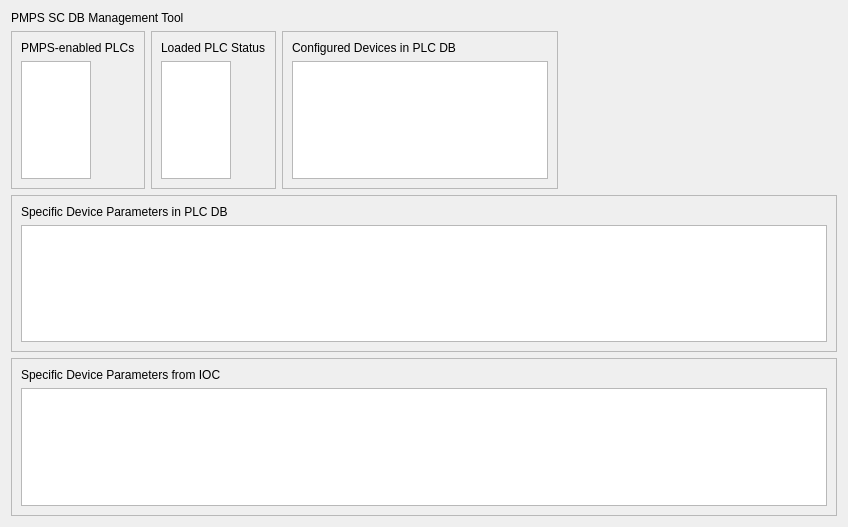
<?xml version="1.0" encoding="UTF-8"?>
<ui version="4.0">
 <class>Form</class>
 <widget class="QWidget" name="Form">
  <property name="geometry">
   <rect>
    <x>0</x>
    <y>0</y>
    <width>848</width>
    <height>527</height>
   </rect>
  </property>
  <property name="windowTitle">
   <string>Form</string>
  </property>
  <layout class="QVBoxLayout" name="verticalLayout_4">
   <item>
    <widget class="QLabel" name="title_label">
     <property name="text">
      <string>PMPS SC DB Management Tool</string>
     </property>
    </widget>
   </item>
   <item>
    <layout class="QHBoxLayout" name="horizontalLayout_2">
     <property name="rightMargin">
      <number>0</number>
     </property>
     <item>
      <widget class="QFrame" name="frame">
       <property name="frameShape">
        <enum>QFrame::StyledPanel</enum>
       </property>
       <property name="frameShadow">
        <enum>QFrame::Raised</enum>
       </property>
       <layout class="QVBoxLayout" name="verticalLayout">
        <item>
         <widget class="QLabel" name="plc_label">
          <property name="text">
           <string>PMPS-enabled PLCs</string>
          </property>
         </widget>
        </item>
        <item>
         <widget class="QTableWidget" name="plc_table">
          <property name="sizePolicy">
           <sizepolicy hsizetype="Maximum" vsizetype="Expanding">
            <horstretch>0</horstretch>
            <verstretch>0</verstretch>
           </sizepolicy>
          </property>
          <property name="horizontalScrollBarPolicy">
           <enum>Qt::ScrollBarAsNeeded</enum>
          </property>
          <property name="sizeAdjustPolicy">
           <enum>QAbstractScrollArea::AdjustToContents</enum>
          </property>
          <property name="editTriggers">
           <set>QAbstractItemView::NoEditTriggers</set>
          </property>
          <property name="selectionBehavior">
           <enum>QAbstractItemView::SelectRows</enum>
          </property>
          <attribute name="horizontalHeaderStretchLastSection">
           <bool>false</bool>
          </attribute>
          <attribute name="verticalHeaderVisible">
           <bool>false</bool>
          </attribute>
          <attribute name="verticalHeaderStretchLastSection">
           <bool>false</bool>
          </attribute>
         </widget>
        </item>
       </layout>
      </widget>
     </item>
     <item>
      <widget class="QFrame" name="frame_5">
       <property name="frameShape">
        <enum>QFrame::StyledPanel</enum>
       </property>
       <property name="frameShadow">
        <enum>QFrame::Raised</enum>
       </property>
       <layout class="QVBoxLayout" name="verticalLayout_6">
        <item>
         <widget class="QLabel" name="loaded_label">
          <property name="text">
           <string>Loaded PLC Status</string>
          </property>
         </widget>
        </item>
        <item>
         <widget class="QTableWidget" name="loaded_table">
          <property name="sizePolicy">
           <sizepolicy hsizetype="Maximum" vsizetype="Expanding">
            <horstretch>0</horstretch>
            <verstretch>0</verstretch>
           </sizepolicy>
          </property>
          <property name="horizontalScrollBarPolicy">
           <enum>Qt::ScrollBarAsNeeded</enum>
          </property>
          <property name="sizeAdjustPolicy">
           <enum>QAbstractScrollArea::AdjustToContents</enum>
          </property>
          <property name="editTriggers">
           <set>QAbstractItemView::NoEditTriggers</set>
          </property>
          <property name="selectionMode">
           <enum>QAbstractItemView::NoSelection</enum>
          </property>
          <property name="selectionBehavior">
           <enum>QAbstractItemView::SelectRows</enum>
          </property>
          <attribute name="horizontalHeaderVisible">
           <bool>false</bool>
          </attribute>
          <attribute name="horizontalHeaderStretchLastSection">
           <bool>false</bool>
          </attribute>
          <attribute name="verticalHeaderVisible">
           <bool>true</bool>
          </attribute>
          <attribute name="verticalHeaderStretchLastSection">
           <bool>false</bool>
          </attribute>
         </widget>
        </item>
       </layout>
      </widget>
     </item>
     <item>
      <widget class="QFrame" name="frame_2">
       <property name="frameShape">
        <enum>QFrame::StyledPanel</enum>
       </property>
       <property name="frameShadow">
        <enum>QFrame::Raised</enum>
       </property>
       <layout class="QVBoxLayout" name="verticalLayout_3">
        <item>
         <widget class="QLabel" name="device_label">
          <property name="text">
           <string>Configured Devices in PLC DB</string>
          </property>
         </widget>
        </item>
        <item>
         <widget class="QListWidget" name="device_list">
          <property name="sizePolicy">
           <sizepolicy hsizetype="Preferred" vsizetype="Expanding">
            <horstretch>0</horstretch>
            <verstretch>0</verstretch>
           </sizepolicy>
          </property>
          <property name="horizontalScrollBarPolicy">
           <enum>Qt::ScrollBarAsNeeded</enum>
          </property>
          <property name="sizeAdjustPolicy">
           <enum>QAbstractScrollArea::AdjustIgnored</enum>
          </property>
          <property name="editTriggers">
           <set>QAbstractItemView::NoEditTriggers</set>
          </property>
         </widget>
        </item>
       </layout>
      </widget>
     </item>
     <item>
      <spacer name="horizontalSpacer">
       <property name="orientation">
        <enum>Qt::Horizontal</enum>
       </property>
       <property name="sizeHint" stdset="0">
        <size>
         <width>0</width>
         <height>0</height>
        </size>
       </property>
      </spacer>
     </item>
    </layout>
   </item>
   <item>
    <widget class="QFrame" name="frame_3">
     <property name="frameShape">
      <enum>QFrame::StyledPanel</enum>
     </property>
     <property name="frameShadow">
      <enum>QFrame::Raised</enum>
     </property>
     <layout class="QVBoxLayout" name="verticalLayout_2">
      <item>
       <widget class="QLabel" name="param_label">
        <property name="text">
         <string>Specific Device Parameters in PLC DB</string>
        </property>
       </widget>
      </item>
      <item>
       <widget class="QTableWidget" name="param_table">
        <property name="editTriggers">
         <set>QAbstractItemView::NoEditTriggers</set>
        </property>
        <property name="selectionMode">
         <enum>QAbstractItemView::NoSelection</enum>
        </property>
        <property name="selectionBehavior">
         <enum>QAbstractItemView::SelectRows</enum>
        </property>
        <attribute name="horizontalHeaderStretchLastSection">
         <bool>true</bool>
        </attribute>
        <attribute name="verticalHeaderVisible">
         <bool>false</bool>
        </attribute>
        <attribute name="verticalHeaderStretchLastSection">
         <bool>false</bool>
        </attribute>
       </widget>
      </item>
     </layout>
    </widget>
   </item>
   <item>
    <widget class="QFrame" name="frame_4">
     <property name="frameShape">
      <enum>QFrame::StyledPanel</enum>
     </property>
     <property name="frameShadow">
      <enum>QFrame::Raised</enum>
     </property>
     <layout class="QVBoxLayout" name="verticalLayout_5">
      <item>
       <widget class="QLabel" name="ioc_label">
        <property name="text">
         <string>Specific Device Parameters from IOC</string>
        </property>
       </widget>
      </item>
      <item>
       <widget class="QTableWidget" name="ioc_table">
        <property name="editTriggers">
         <set>QAbstractItemView::NoEditTriggers</set>
        </property>
        <property name="selectionMode">
         <enum>QAbstractItemView::NoSelection</enum>
        </property>
        <property name="selectionBehavior">
         <enum>QAbstractItemView::SelectRows</enum>
        </property>
        <attribute name="horizontalHeaderStretchLastSection">
         <bool>true</bool>
        </attribute>
        <attribute name="verticalHeaderVisible">
         <bool>false</bool>
        </attribute>
        <attribute name="verticalHeaderStretchLastSection">
         <bool>false</bool>
        </attribute>
       </widget>
      </item>
     </layout>
    </widget>
   </item>
  </layout>
 </widget>
 <resources/>
 <connections/>
</ui>
